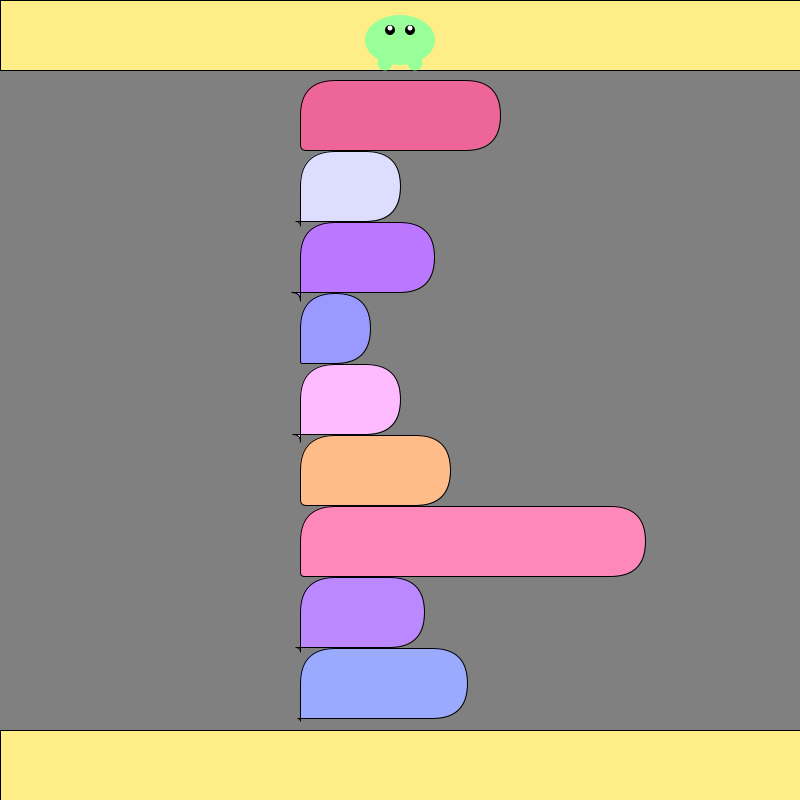
Frame 1 (no input)
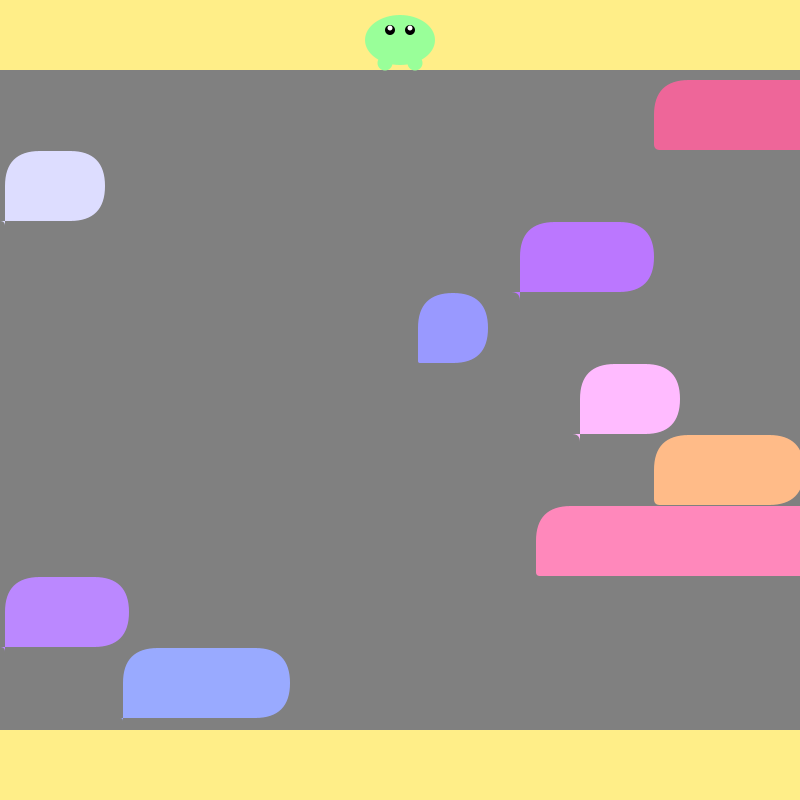
Frame 60 (the mouse pressed at the canvas centre just before this capture)
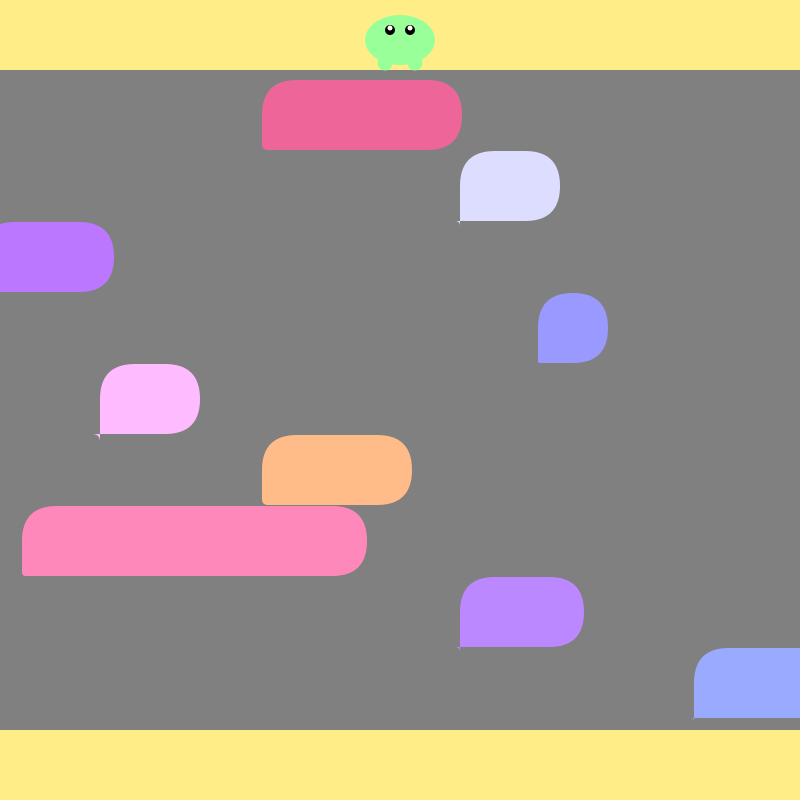
Frame 120 (the mouse held since frame 60 and released just before this capture)

The Processing sketch that drew these frames (run headless with seeded random() and noise(); from frame 60 on, the mouse is pressed at the canvas centre):

// Processing sketch: Frogger
// ── Frogger.pde
PImage roadBackground;
int FrogX = 400;
int FrogY = 40;
int hop = 70;
void setup(){
size(800, 800);  
}
Car LPink = new Car(300, 80, 200, 70, 238, 102, 153, (int)random(10));
Car RLblue = new Car(300, 151, 100, 70, 221, 221, 255, (int)random(-20));
Car Lpurple = new Car(300, 222, 134, 70, 187, 119, 255, (int)random(-10));
Car Lblue = new Car(300, 293, 70, 70, 153, 153, 255, (int)random(10));
Car LPIInk = new Car(300, 364, 100, 70, 255, 187, 255, (int)random(-10));
Car LOrange = new Car(300, 435, 150, 70, 255, 187, 136, (int)random(20));
Car MPink = new Car(300, 506, 345, 70, 255, 136, 187, (int)random(10));
Car MPurple = new Car(300, 577, 124, 70, 187, 136, 255, (int)random(-10));
Car MBlue = new Car(300, 648, 167, 70, 153, 170, 255, (int)random(-10));


void draw(){
background(128, 128, 128);

canvas();

LPink.display();
LPink.move();

RLblue.display();
RLblue.move();

Lpurple.display();
Lpurple.move();

Lblue.display();
Lblue.move();

LPIInk.display();
LPIInk.move();

LOrange.display();
LOrange.move();

MPink.display();
MPink.move();

MPurple.display();
MPurple.move();

MBlue.display();
MBlue.move();


fill(255, 238, 136);
rect(0,0, 800, 70);
rect(0, 730, 800, 70);


noStroke();
fill(153, 255, 153);
ellipse(FrogX, FrogY, 70, 50);
ellipse(FrogX-15, FrogY+23, 15, 15);
ellipse(FrogX+15, FrogY+23, 15, 15);
fill(0, 0, 0);
ellipse(FrogX-10, FrogY-10, 10, 10);
fill(255, 255, 255);
ellipse(FrogX-10, FrogY-12, 5, 5);
fill(0, 0, 0);
ellipse(FrogX+10, FrogY-10, 10, 10);
fill(255, 255, 255);
ellipse(FrogX+10, FrogY-12, 5, 5);
}

void keyPressed()
{
  if(key == CODED){
      if(keyCode == UP)
      {
      FrogY = FrogY-hop; //Frog Y position goes up
      }
      else if(keyCode == DOWN)
      {
      FrogY = FrogY+hop; //Frog Y position goes down 
      }
      else if(keyCode == RIGHT)
      {
      FrogX = FrogX+hop; //Frog X position goes right
      }
      else if(keyCode == LEFT)
      {
      FrogX = FrogX-hop;  //Frog X position goes left
      }
   }}
 
 void canvas(){
 if(FrogX > 800){
 FrogX = 750;
 }
 
 else if(FrogX < 0){
 FrogX = 50;
 }
 
 else if(FrogY < 0){
 FrogY = 50;
 }
 
  else if(FrogY > 800){
 FrogY = 750;
  }
 }
 
class Car{
  int x = 400;
  int y = 100;
  int height = 100;
  int width = 19;
  int red = 238;
  int green = 102;
  int blue = 153;
  int speed = 1;
Car(int x, int y, int height, int width, int red, int green, int blue, int speed){
 this.x = x;
 this.y = y;
 this.height = height;
 this.width = width;
 this.red = red;
 this.blue = blue;
 this.green = green;
 this.speed = speed;
}
 void display() 
  {
    fill(red, green, blue);
    rect(x, y, height, width, red, green, blue, speed);
  }
  
  void move(){
  x+=speed;
  
  if(x > 700){
  x = -50;
  }
  if(x < -50){
  x = 700;
  }
  
  
  }
 }
 
